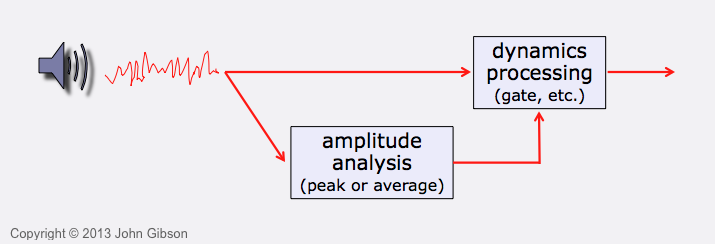
%> input picture DigitalAudioSignalProcessing/images/DynamicProcessor.png, 715 x 244 px
$ octave DynamicProcessors.m   (GNU Octave 9; MATLAB toolbox functions it lacks are replaced by stand-ins)
%> lines starting %> are read from the running program, lines starting %| are printed output that depends on the picture
%% *Dynamic Processors*
%% Clear the workspace and the command window
close all;
clear;
clc;

%% Dynamic Interval of The Signal
% It is the ratio of the maximum amplitude of the signal to the maximum
% amplitude of the signal. It is a dimensionless quantity. It also can be
% shown in dB.
%%
%% Diagram of Dynamic Processor
% * It consists of a level detector and gain processor.
% * The level detector measures the level of the input signal and the gain
% processor adjusts the gain of the signal according to the level detector.
% * The gain processor can be a compressor or an expander.
% * The compressor reduces the gain of the signal and the expander increases
% the gain of the signal.
% * The compressor is used to reduce the dynamic range of the signal and the
% expander is used to increase the dynamic range of the signal.
imshow('./images/DynamicProcessor.png');
%% Level Detector
% The level detector measures the level of the input signal.
% The level detector have 3 different types:
% # Peak detector
% # Envelope detector
% # RMS detector
%
% The related equations are as below:
%
% $$Peak Detector: y(n) = |x(n)|$$
%
% $$Envelope Detector: y(n) = \lambda y(n-1) + (1-\lambda)|x(n)|$$
%
% $$RMS Detector: y(n) = \lambda y(n-1) + (1-\lambda)|x(n)|^2$$
%
% We can add a delay to the level detector to make it more stable.
%
% In the following example we demonstrate the rms value and mean of the signal:
fs = 2000;
t = 0:1 / fs:1;
A = 10;
x = A * cos(2 * pi * 50 * t);

disp("Calculated value of MS of X:");
ms_val_x = mean(x .^ 2);
disp(ms_val_x);
disp(A ^ 2/2);
disp(rms(x) ^ 2);
mean_abs_x = mean(abs(x));
disp('Mean of x');
disp(mean_abs_x);
disp(2 * A / pi);

%% Dynamic Processors
% Dynamic processors have 4 different types:
% # Compressor
% # Limiter
% # Expander
% # Noise Gate
%
% They are all used to control the dynamic range of the signal.
% Compressor and Limitter are used to reduce the dynamic range of the signal
% and Expander and Noise Gate are used to increase the dynamic range of the
% signal.
% All of them have three main parameters:
% # Attack Time Constant
% # Threshold
% # Ratio
%
% *Attack Time Constant*
%
% It is the time that the gain processor takes to change the gain of the
% signal. It is a value between 0 and 1. If it is 0, the gain processor
% changes the gain of the signal immediately. If it is 1, the gain
% processor does not change the gain of the signal.
%
% *Threshold*
%
% It is the level that the gain processor starts to change the gain of the
% signal. It can be expressed in $W$ or $dB$.
%
% *Ratio*
%
% It is the ratio of the change in the input level to the change in the
% output level. It is a dimensionless quantity. For compresssor if the
% value of the ratio is 1, the gain processor does not change the gain of
% the signal. If the value of the ratio is 0, the gain processor does not
% let the signal pass. For expander if the value of the ratio is 1, the
% gain processor does not change the gain of the signal. If the value of
% is infinity, the gain processor does not let the signal pass.

%% Compressors and Limiters
% Compressor is used to reduce the dynamic range of the signal.
% It won't let the signal pass if the level of the signal is higher than
% the threshold. If the level of the signal is higher than the threshold,
% it will reduce the gain of the signal according to the ratio.
%
% The related equations are as below:
%
% $$ G(n) = \begin{cases} (\frac{c_n}{c_0})^{\rho-1} & \text{if } c_n > c_0 \\
% 1 & \text{if } c_n \leq c_0 \end{cases} $$
%
% which $c_n$ is the level of the signal and $c_0$ is the threshold. $\rho$
% is the ratio. $G(n)$ is the gain processor which is multiplied by the
% input signal.
%
% If the ratio is 1, the gain processor does not change the gain of the
% signal. If the ratio is 0, the gain processor does not let the signal
% pass.
%
% If $\rho$ is very close to zero the gain processor is called limiter.
% Limiter is used to limit the level of the signal.
%
% The difference between compressor and limiter is shown in the following
% figure:
%imshow('./images/CompressorLimiter.webp');
%% Input signal
w0 = pi * 0.15;
n = [0:199; 200:399; 400:599];
A = [2 4 0.5];
x = cos(w0 * n) .* A';
x = x';
x = x(1:end);
n = n';
n = n(1:end);
%% Control Signal
lambda = 0.9;
c0 = 1.5;
rho = 10;
b = 1 - lambda;
a = [1 -lambda];
cn = filter(b, a, abs(x));
%% Gain Signal
gn = ones(1, length(cn));
gn(cn >= c0) = (cn(cn >= c0) / c0) .^ (rho - 1);
yn = gn .* x;
%% Plot Signals
figure("Name", 'Input Signal vs Compressed Signal');
subplot(1, 2, 1);
plot(n, x, 'LineWidth', 1.5);
title('Input Signal');
xlabel('n');
ylabel('amplitude');
xlim([0 600]);
ylim([-5 5]);
grid on;
subplot(1, 2, 2);
plot(n, yn, 'LineWidth', 1.5);
title('Compressed Signal');
xlabel('n');
ylabel('amplitude');
xlim([0 600]);
ylim([-5 5]);
grid on;
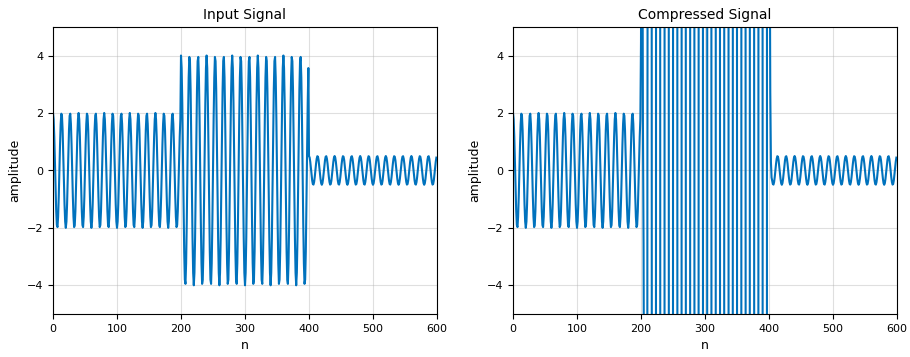
%> figure redrawn from the program's plot data, 2 panels; panel 1: curve peaks at x = 200, y = 4; panel 2: curve peaks at x = 361, y = 780.6, above the top of the axes

figure('Name', 'Contol Signal vs Gain Signal');
subplot(1, 2, 1);
plot(n, cn, 'LineWidth', 1.5);
title('Control Signal');
xlabel('n');
ylabel('amplitude');
xlim([0 600]);
ylim([0 5]);
grid on;
subplot(1, 2, 2);
plot(n, gn, 'LineWidth', 1.5);
title('Gain Signal');
xlabel('n');
ylabel('amplitude');
xlim([0 600]);
ylim([0 1.2]);
grid on;
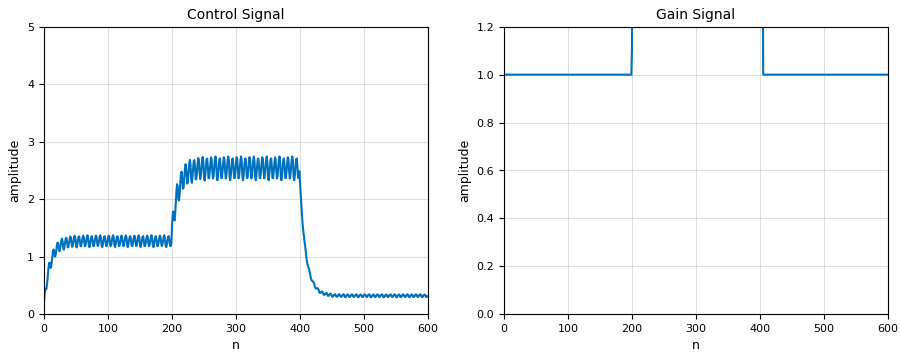
%> figure redrawn from the program's plot data, 2 panels; panel 1: curve peaks at x = 388, y = 2.74; panel 2: curve peaks at x = 388, y = 228.1, above the top of the axes

L = 7;
cn_smoothed = movmean(cn, [L - 1 0]);
gn_smoothed = ones(1, length(cn_smoothed));
gn_smoothed(cn_smoothed <= c0) = (cn_smoothed(cn_smoothed <= c0) / c0) .^ (rho - 1);
yn_smoothed = gn_smoothed .* x;

figure('Name', 'Smoothed Contol Signal vs Smoothed Gain Signal');
subplot(1, 2, 1);
plot(n, cn_smoothed, 'LineWidth', 1.5);
title('Smoothed Control Signal');
xlabel('n');
ylabel('amplitude');
xlim([0 600]);
ylim([0 5]);
grid on;
subplot(1, 2, 2);
plot(n, gn_smoothed, 'LineWidth', 1.5);
title('Smoothed Gain Signal');
xlabel('n');
ylabel('amplitude');
xlim([0 600]);
ylim([0 1.2]);
grid on;
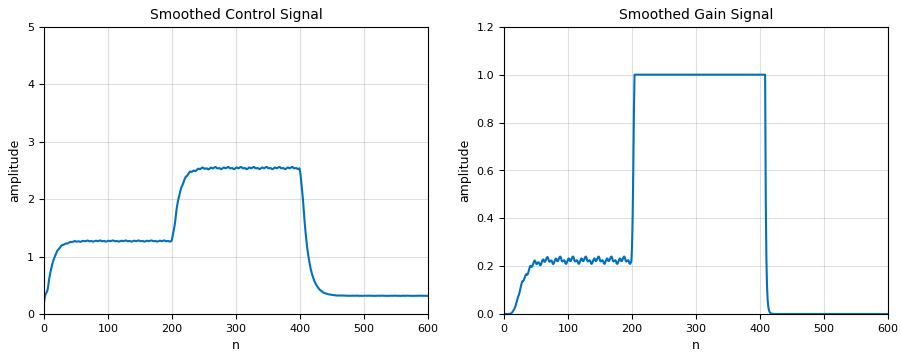
%> figure redrawn from the program's plot data, 2 panels; panel 1: curve peaks at x = 388, y = 2.56; panel 2: curve peaks at x = 204, y = 1

% %% Expanders and Noise Gates
% % Expander is used to increase the dynamic range of the signal.
% % It won't let the signal pass if the level of the signal is lower than
% % the threshold. If the level of the signal is lower than the threshold,
% % it will decrease the gain of the signal according to the ratio.
% %
% % The related equations are as below:
% %
% % $$ G(n) = \begin{cases} (\frac{c_n}{c_0})^{\rho-1} & \text{if } c_n < c_0 \\
% % 1 & \text{if } c_n \geq c_0 \end{cases} $$
% %
% % which $c_n$ is the level of the signal and $c_0$ is the threshold. $\rho$
% % is the ratio. $G(n)$ is the gain processor which is multiplied by the
% % input signal.
% %
% % If the ratio is 1, the gain processor does not change the gain of the
% % signal. If the ratio is infinity, the gain processor does not let the
% % signal pass.
% %
% % If $\rho$ is very close to zero the gain processor is called noise gate.
% % Noise gate is used to remove the noise of the signal.
% %
% % The difference between expander and noise gate is shown in the following
% % figure:
% imshow('./images/ExpanderAndNoiseGate.jpeg');
% %% movmean
% %% expander compressor limitter and ...
